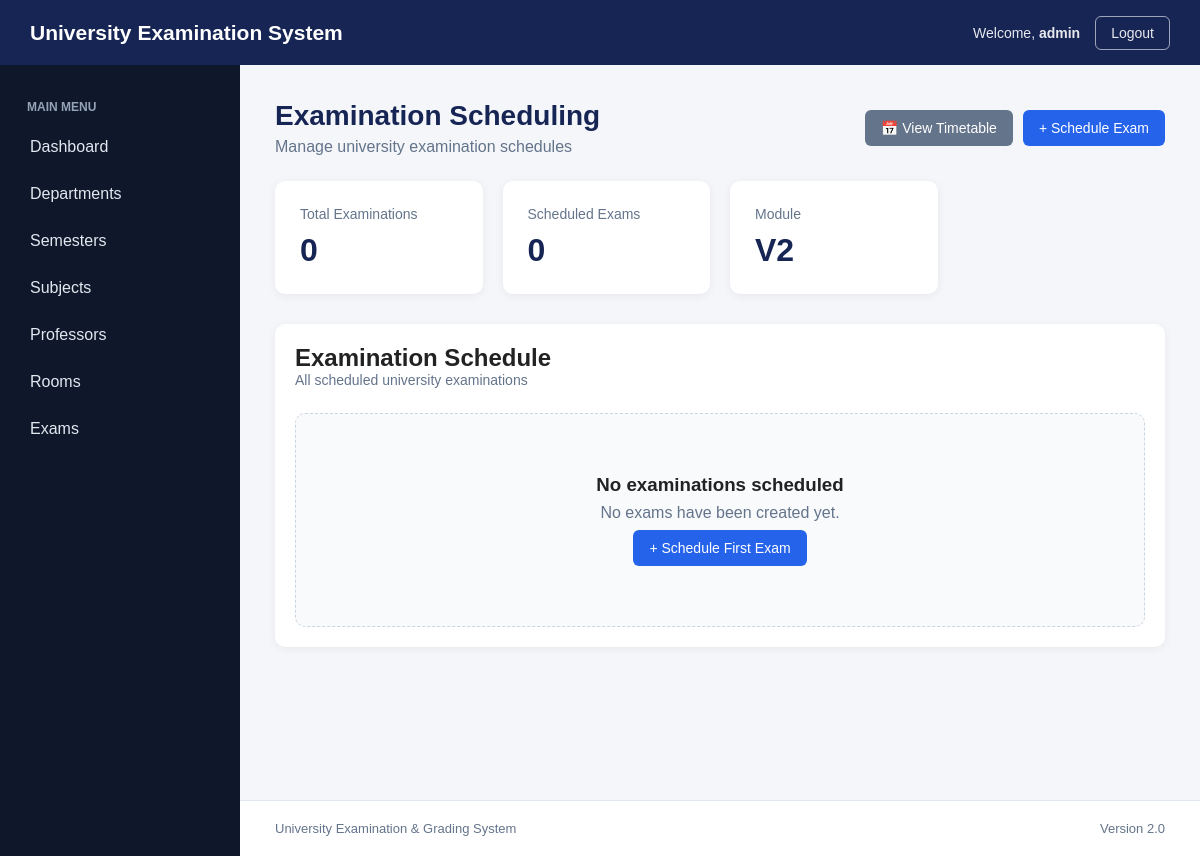
Page /exams/ (signed in) on the earlier database version.
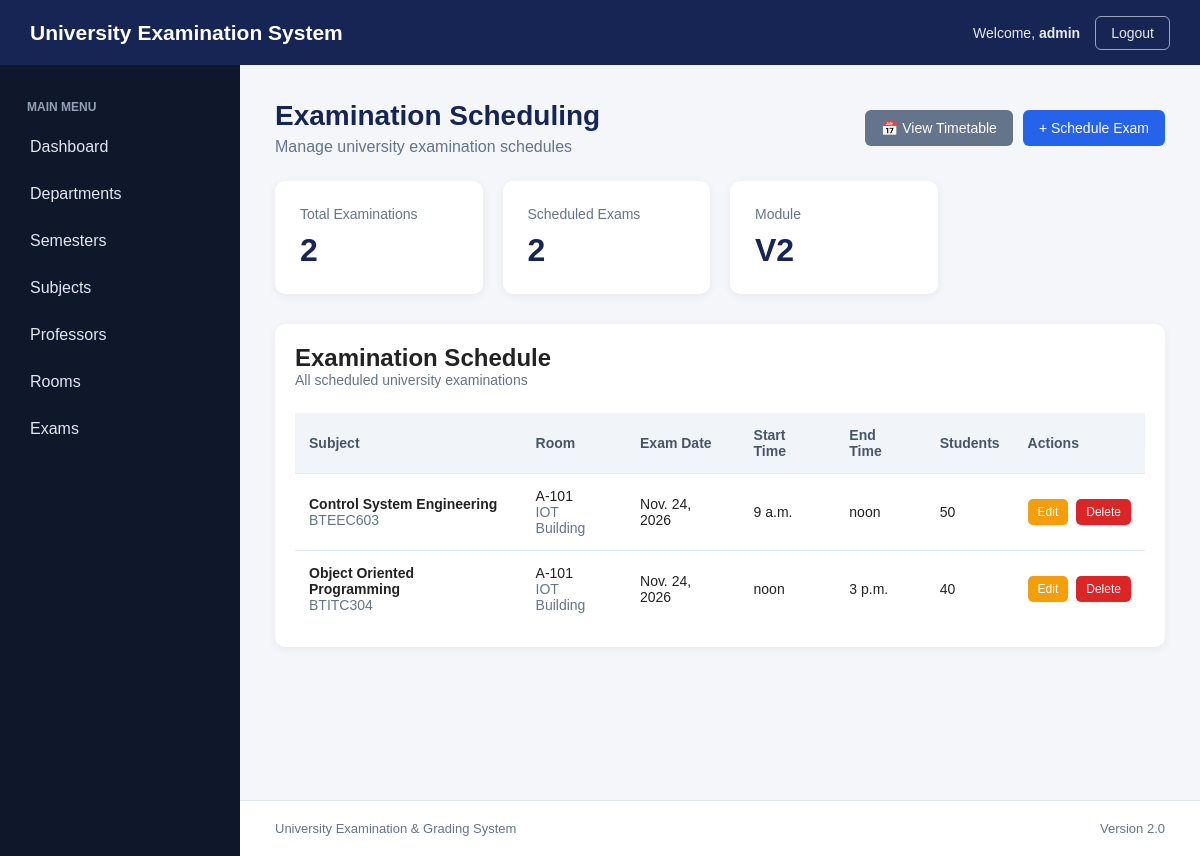
Same page on the later database version.
### academics/models.py (models this page shows, shortened)
class Exam(models.Model):
    subject = models.ForeignKey(
        Subject,
        on_delete=models.CASCADE,
        related_name="exams"
    )
    room = models.ForeignKey(
        Room,
        on_delete=models.PROTECT,
        related_name="exams"
    )
    exam_date = models.DateField()
    start_time = models.TimeField()
    end_time = models.TimeField()
    student_count = models.PositiveIntegerField()
    created_at = models.DateTimeField(
        auto_now_add=True
    )

class Subject(models.Model):
    semester = models.ForeignKey(
        Semester,
        on_delete=models.CASCADE,
        related_name="subjects"
    )
    name = models.CharField(
        max_length=150
    )
    code = models.CharField(
        max_length=30,
        unique=True
    )
    credits = models.PositiveIntegerField()
    professors = models.ManyToManyField(
        Professor,
        related_name="subjects",
        blank=True
    )

class Room(models.Model):
    room_number = models.CharField(
        max_length=20,
        unique=True
    )
    building = models.CharField(
        max_length=100
    )
    capacity = models.PositiveIntegerField()

### academics/views.py (the view)
@login_required
def exams(request):
    exams = Exam.objects.select_related(
        "subject",
        "room"
    ).order_by(
        "exam_date",
        "start_time"
    )
    return render(
        request,
        "academics/exams.html",
        {
            "exams": exams
        }
    )

### academics/templates/academics/exams.html (shortened to what this page needs)
{% extends "academics/base.html" %}
{% block content %}
<div class="page-header">
    <div>
        <h1 class="page-title">
            Examination Scheduling
        </h1>
        <p class="page-description">
            Manage university examination schedules
        </p>
    </div>
    <div class="timetable-actions">
        <a
            href="{% url 'exam_timetable' %}"
            class="btn btn-secondary"
        >
            📅 View Timetable
        </a>
        <a
            href="{% url 'exam_create' %}"
            class="btn btn-primary"
        >
            + Schedule Exam
        </a>
    </div>
</div>
<div class="dashboard-grid">
    <div class="dashboard-card">
        <div class="card-title">
            Total Examinations
        </div>
        <div class="card-number">
            {{ exams|length }}
        </div>
    </div>
    <div class="dashboard-card">
        <div class="card-title">
            Scheduled Exams
        </div>
        <div class="card-number">
            {{ exams|length }}
        </div>
    </div>
    <div class="dashboard-card">
        <div class="card-title">
            Module
        </div>
        <div class="card-number">
            V2
        </div>
    </div>
</div>
<div class="table-container">
    <div class="page-header">
        <div>
            <h2>
                Examination Schedule
            </h2>
            <p class="muted-text">
                All scheduled university examinations
            </p>
        </div>
    </div>
    {% if exams %}
        <table class="data-table">
            <thead>
                <tr>
                    <th>
                        Subject
                    </th>
                    <th>
                        Room
                    </th>
                    <th>
                        Exam Date
                    </th>
                    <th>
                        Start Time
                    </th>
                    <th>
                        End Time
                    </th>
                    <th>
                        Students
                    </th>
                    <th>
                        Actions
                    </th>
                </tr>
            </thead>
            <tbody>
                {% for exam in exams %}
                    <tr>
                        <td>
                            <strong>
                                {{ exam.subject.name }}
                            </strong>
                            <br>
                            <span class="muted-text">
                                {{ exam.subject.code }}
                            </span>
                        </td>
                        <td>
                            {{ exam.room.room_number }}
                            <br>
                            <span class="muted-text">
                                {{ exam.room.building }}
                            </span>
                        </td>
                        <td>
                            {{ exam.exam_date }}
                        </td>
                        <td>
                            {{ exam.start_time }}
                        </td>
                        <td>
                            {{ exam.end_time }}
                        </td>
                        <td>
                            {{ exam.student_count }}
                        </td>
                        <td>
                            <div class="action-buttons">
                                <a
                                    href="{% url 'exam_edit' exam.id %}"
                                    class="edit-btn"
                                >
                                    Edit
                                </a>
                                <a
                                    href="{% url 'exam_delete' exam.id %}"
                                    class="delete-btn"
                                >
                                    Delete
                                </a>
                            </div>
                        </td>
                    </tr>
                {% endfor %}
            </tbody>
        </table>
    {% else %}
        <div class="empty-state">
            <h3>
                No examinations scheduled
            </h3>
            <p>
                No exams have been created yet.
            </p>
            <a
                href="{% url 'exam_create' %}"
                class="btn btn-primary"
            >
                + Schedule First Exam
            </a>
        </div>
    {% endif %}
</div>
{% endblock %}

### academics/templates/academics/base.html (shortened to what this page needs)
{% load static %}
<!DOCTYPE html>
<html lang="en">
<head>
    <link
        rel="stylesheet"
        href="{% static 'academics/css/style.css' %}"
    >
</head>
<body>
<header class="topbar">
    <div class="logo">
        University Examination System
    </div>
    <div class="topbar-right">
        {% if user.is_authenticated %}
            <span class="welcome-text">
                Welcome,
                <strong>
                    {{ user.username }}
                </strong>
            </span>
            <form
                method="POST"
                action="{% url 'logout' %}"
                class="logout-form"
            >
                <button
                    type="submit"
                    class="logout-button"
                >
                    Logout
                </button>
            </form>
        {% endif %}
    </div>
</header>
<div class="layout">
    <aside class="sidebar">
        <div class="sidebar-title">
            MAIN MENU
        </div>
        <a
            href="{% url 'home' %}"
            class="nav-link"
        >
            Dashboard
        </a>
        <a
            href="{% url 'departments' %}"
            class="nav-link"
        >
            Departments
        </a>
        <a
            href="{% url 'semesters' %}"
            class="nav-link"
        >
            Semesters
        </a>
        <a
            href="{% url 'subjects' %}"
            class="nav-link"
        >
            Subjects
        </a>
        <a
            href="{% url 'professors' %}"
            class="nav-link"
        >
            Professors
        </a>
        <a
            href="{% url 'rooms' %}"
            class="nav-link"
        >
            Rooms
        </a>
        <a
            href="{% url 'exams' %}"
            class="nav-link"
        >
            Exams
        </a>
    </aside>
    <main class="main-content">
        {% block content %}
        {% endblock %}
    </main>
</div>
<footer class="footer">
    <p>
        University Examination & Grading System
    </p>
    <p>
        Version 2.0
    </p>
</footer>
</body>
</html>

### academics/static/academics/css/style.css (style rules this page uses)
* { margin: 0; padding: 0; box-sizing: border-box; }
body { font-family: Arial, Helvetica, sans-serif; background-color: #f4f6f9; color: #222; }
.topbar { height: 65px; background-color: #172554; color: white; display: flex; align-items: center; justify-content: space-between; padding: 0 30px; position: fixed; top: 0; left: 0; right: 0; z-index: 1000; }
.logo { font-size: 21px; font-weight: bold; }
.topbar-right { font-size: 14px; opacity: 0.9; }
.layout { display: flex; min-height: calc(100vh - 65px); margin-top: 65px; }
.sidebar { width: 240px; background-color: #0f172a; padding: 25px 15px; position: fixed; top: 65px; bottom: 0; left: 0; }
.sidebar-title { color: #94a3b8; font-size: 12px; font-weight: bold; margin: 10px 12px 12px; }
.nav-link { display: block; color: #e2e8f0; text-decoration: none; padding: 12px 15px; margin-bottom: 5px; border-radius: 7px; transition: 0.2s; }
.main-content { margin-left: 240px; width: calc(100% - 240px); padding: 35px; }
.page-header { display: flex; justify-content: space-between; align-items: center; margin-bottom: 25px; }
.page-title { font-size: 28px; color: #172554; }
.page-description { margin-top: 6px; color: #64748b; }
.btn { display: inline-block; padding: 10px 16px; border-radius: 6px; text-decoration: none; border: none; cursor: pointer; font-size: 14px; }
.btn-primary { background-color: #2563eb; color: white; }
.btn-secondary { background-color: #64748b; color: white; }
.dashboard-grid { display: grid; grid-template-columns: repeat(4, 1fr); gap: 20px; margin-bottom: 30px; }
.dashboard-card { background-color: white; padding: 25px; border-radius: 10px; box-shadow: 0 2px 10px rgba(0, 0, 0, 0.06); transition: 0.2s ease; }
.card-title { color: #64748b; font-size: 14px; margin-bottom: 10px; }
.card-number { font-size: 32px; font-weight: bold; color: #172554; }
.table-container { background-color: white; border-radius: 10px; padding: 20px; box-shadow: 0 2px 10px rgba(0, 0, 0, 0.06); overflow-x: auto; }
.data-table { width: 100%; border-collapse: collapse; }
.data-table th { background-color: #f1f5f9; text-align: left; padding: 14px; font-size: 14px; color: #475569; }
.data-table td { padding: 14px; border-top: 1px solid #e2e8f0; font-size: 14px; }
.action-buttons { display: flex; gap: 7px; }
.action-buttons a { text-decoration: none; padding: 6px 10px; border-radius: 5px; font-size: 12px; }
.edit-btn { background-color: #f59e0b; color: white; }
.delete-btn { background-color: #dc2626; color: white; }
.footer { margin-left: 240px; padding: 20px 35px; background-color: white; border-top: 1px solid #e2e8f0; color: #64748b; display: flex; justify-content: space-between; font-size: 13px; }
.topbar-right { display: flex; align-items: center; gap: 15px; }
.welcome-text { color: white; font-size: 14px; }
.welcome-text strong { font-weight: 600; }
.logout-form { display: inline; margin: 0; }
.logout-button { background: transparent; border: 1px solid rgba(255, 255, 255, 0.65); color: white; padding: 8px 15px; border-radius: 6px; cursor: pointer; font-size: 14px; transition: 0.2s ease; }
.action-buttons { display: flex; align-items: center; gap: 8px; }
.muted-text { color: #64748b; font-size: 14px; }
.timetable-actions { display: flex; gap: 10px; align-items: center; }

Differences in the rows shown:
added Exam: subject.name "Control System Engineering", subject.code "BTEEC603", room.room_number "A-101", room.building "IOT Building", exam_date "Nov. 24, 2026", start_time "9 a.m.", end_time "noon", student_count "50"
added Exam: subject.name "Object Oriented Programming", subject.code "BTITC304", room.room_number "A-101", room.building "IOT Building", exam_date "Nov. 24, 2026", start_time "noon", end_time "3 p.m.", student_count "40"
Other differences:
{{ exams|length }}: "0" → "2"
text no longer shown: "No examinations scheduled No exams have been created yet. + Schedule First Exam"
text now shown: "Subject Room Exam Date Start Time End Time Students Actions"
